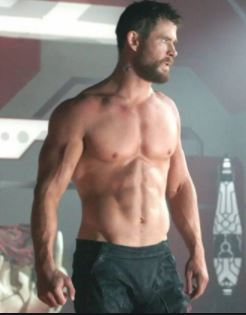
#> input picture Photo Filter/Chris Hemsworth.JPG, 246 x 315 px, given in place of Abhi Ganguly.jpg, which was not available
$ python 'Filter Testing.py'
#> lines starting #> are read from the running program, lines starting #| are printed output that depends on the picture; pictures that were not available may be replaced by others from this repository, and a replacement may not be noted
# -*- coding: utf-8 -*-
"""
Created on Thu Sep 17 13:13:32 2020

@author: derph
"""

# import the necessary packages
import cv2
import numpy as np
from scipy import signal as sg
from PIL import Image

cam = cv2.VideoCapture(0)

image = cv2.imread("Abhi Ganguly.jpg")
#> image is the input picture: shape (315, 246, 3); mean B, G, R 119.8, 125.2, 134.6

# Checking that image was loaded
cv2.imshow("Image", image)
cv2.waitKey(0)
cv2.destroyAllWindows()


# Assembling Kernels
kernel = {}
kernel["BB"] = np.ones((3, 3)) * 0.111
kernel["GB"] = GaussianBlur = (1/16) * np.array([[1,2,1],
                                                 [2,4,2],
                                                 [1,2,1]])
kernel["ED"] = np.array([[-1,-1,-1],
                          [-1,8,-1],
                          [-1,-1,-1]])
kernel["ED2"] = np.array([[0,-1,0],
                          [-1,4,-1],
                          [0,-1,0]])
kernel["SH"] = np.array([[0,-1,0],
                         [-1,5,-1],
                         [0,-1,0]])
print(kernel)

# Creating rounded photo
print("Making comic filter...")
def myround(x, base=40):
    return base * round(x/base)
comic = image.copy()
for y in range(0, len(image)):
    for x in range(0, len(image[y])):
        for z in range(0, 3):
            comic[y][x][z] =  myround(image[y][x][z])

# Testing kernels
cv2.startWindowThread()
blur = cv2.GaussianBlur(image, (3, 3), 0)
sharp = cv2.addWeighted(image, 1.5, blur, -0.5, 1)
canny = cv2.Canny(image, 100, 300)
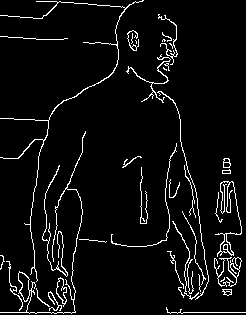
#> canny: shape (315, 246); 5.3% white in thin lines or dots
kernel1 = sg.convolve(cv2.cvtColor(image, cv2.COLOR_BGR2GRAY), kernel["ED"], mode="same")/255
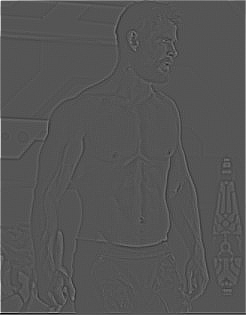
#> kernel1: shape (315, 246) float64; min -2.3, max 4.59, mean 0.0189; drawn with min black and max white
kernel2 = sg.convolve(cv2.cvtColor(image, cv2.COLOR_BGR2GRAY), kernel["ED2"], mode="same")/255
cv2.imshow("original", image)
#cv2.imshow("blur", blur)
cv2.imshow("Sharp", sharp)
cv2.imshow("Canny", canny)
cv2.imshow("Kernel1", kernel1)
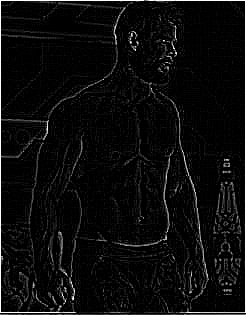
#> window 'Kernel1': shape (315, 246); min 0, max 255, mean 11.9
#cv2.imshow("Kernel2", kernel2)
cv2.imshow("Comic", comic)
cv2.waitKey(0)
cv2.destroyAllWindows()

"""
# Sharpening borders
border = []
for y in range(0, len(kernel1)):
    for x in range(0, len(kernel1[y])):
        if kernel1[y][x]*255 >= 50:
            image[y][x][0] = 0
            image[y][x][1] = 0
            image[y][x][2] = 255
            border.extend([(y, x),(y, x),(y, x)])
        else:
            for z in range(0, 3):
                image[y][x][z] = myround(image[y][x][z])
cv2.imshow("Border Image", image)
cv2.waitKey(0)
cv2.destroyAllWindows()
"""

# Saving images
for y in range(0, len(kernel1)):
    for x in range(0, len(kernel1[y])):
        if kernel1[y][x] < 0:
            kernel1[y][x] = 0
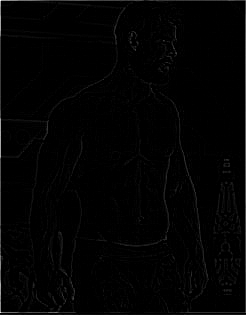
#> kernel1: shape (315, 246) float64; min 0, max 4.59, mean 0.054; drawn with min black and max white
print(kernel1.shape)
#| (315, 246)
cv2.imshow("Outline", kernel1)
cv2.waitKey(0)
cv2.destroyAllWindows()
